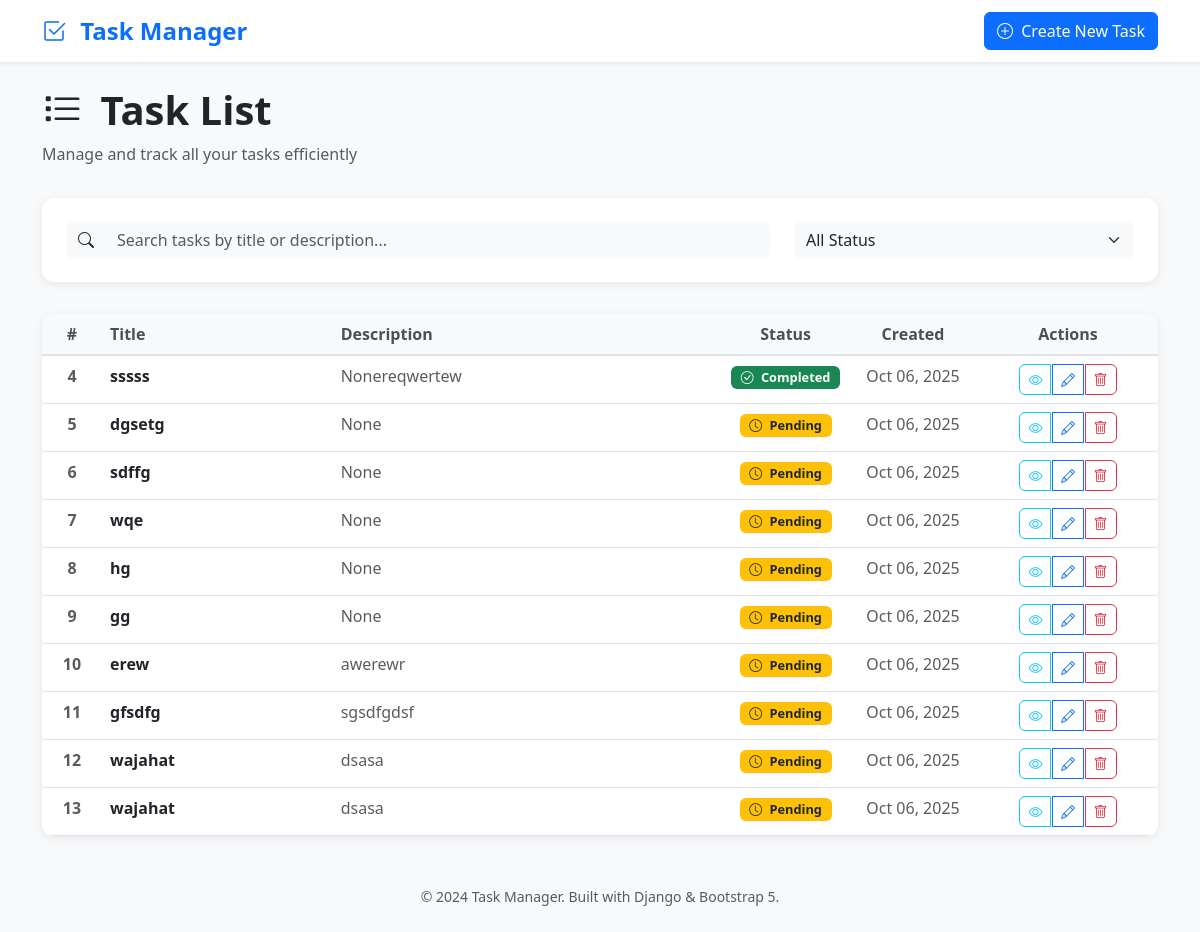
Before: / with the older database file.
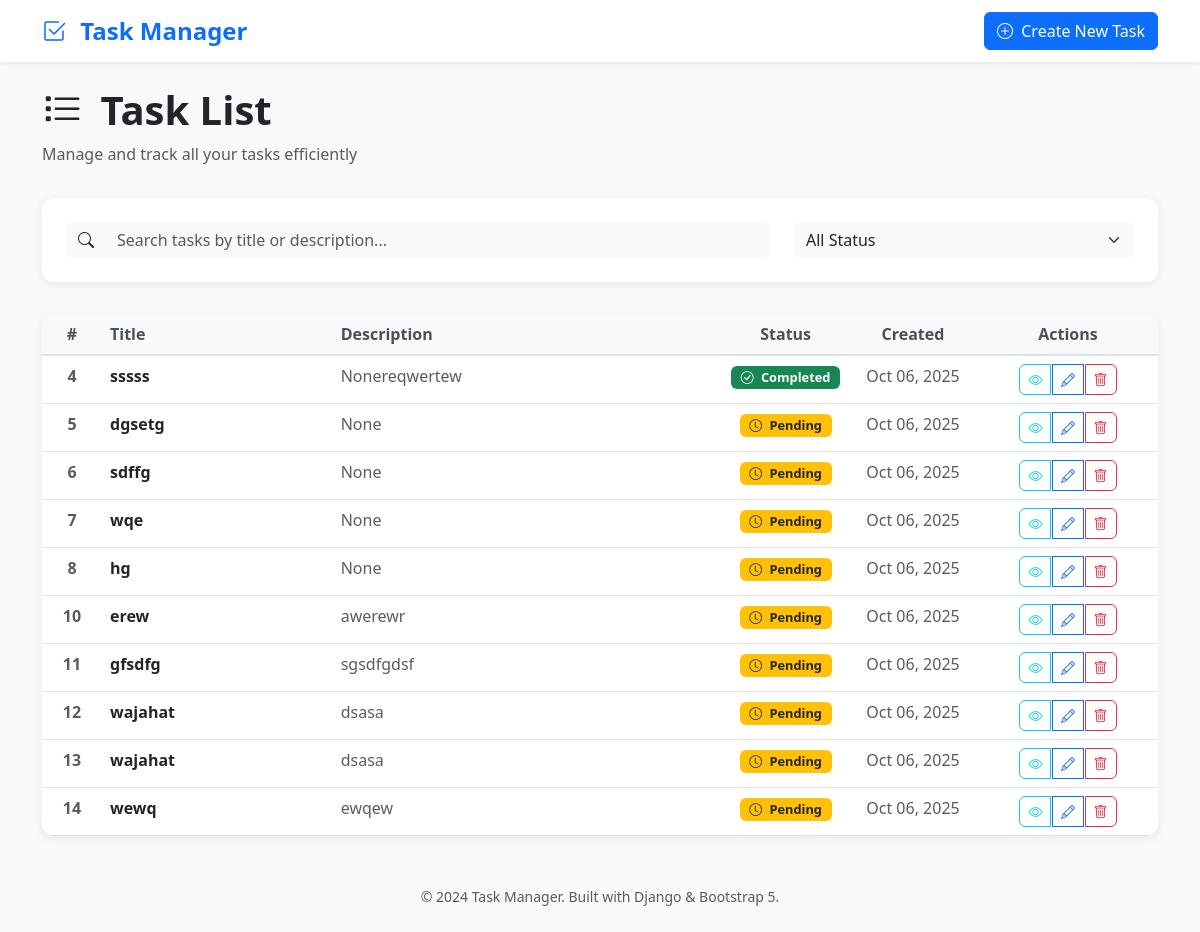
After: the same page with the newer database file.
### tasks/models.py (models this page shows, shortened)
class Task(models.Model):
    title = models.CharField(max_length=122)
    description = models.TextField(default=True, null=True)
    completed = models.BooleanField(default=False)
    created_at = models.DateTimeField(auto_now_add=True)

### tasks/views.py (the view)
# urls.py: path('', views.task_list, name='task_list'),
def task_list(request):
    tasks = Task.objects.all()
    return render(request, 'tasks/task_list.html', {'tasks': tasks})

### tasks/templates/tasks/task_list.html (shortened to what this page needs)
<!DOCTYPE html>
<html lang="en">
<head>
    <link href="https://cdn.jsdelivr.net/npm/bootstrap@5.3.0/dist/css/bootstrap.min.css" rel="stylesheet">
    <link href="https://cdn.jsdelivr.net/npm/bootstrap-icons@1.10.0/font/bootstrap-icons.css" rel="stylesheet">
</head>
<body>
    <nav class="navbar navbar-expand-lg navbar-light bg-white shadow-sm">
        <div class="container">
            <a class="navbar-brand text-primary" href="#">
                <i class="bi bi-check2-square me-2"></i>
                Task Manager
            </a>
            <div class="navbar-nav ms-auto">
                <a href="{% url 'task_create' %}" class="btn btn-primary">
                    <i class="bi bi-plus-circle me-1"></i>
                    Create New Task
                </a>
            </div>
        </div>
    </nav>
    <div class="container mt-4">
        <div class="page-header">
            <h1 class="display-6 fw-bold text-dark">
                <i class="bi bi-list-task me-2"></i>
                Task List
            </h1>
            <p class="text-muted">Manage and track all your tasks efficiently</p>
        </div>
        <div class="search-container">
            <div class="row">
                <div class="col-lg-8 col-md-12">
                    <div class="input-group">
                        <span class="input-group-text bg-light border-0">
                            <i class="bi bi-search"></i>
                        </span>
                        <input type="text" class="form-control border-0 bg-light"
                               placeholder="Search tasks by title or description..."
                               id="taskSearch">
                    </div>
                </div>
                <div class="col-lg-4 col-md-12 mt-2 mt-lg-0">
                    <select class="form-select bg-light border-0" id="statusFilter">
                        <option value="">All Status</option>
                    </select>
                </div>
            </div>
        </div>
        <div class="task-table">
            <div class="table-container">
                <table class="table table-hover mb-0" id="tasksTable">
                    <thead>
                        <tr>
                            <th scope="col" class="text-center" style="width: 60px;">#</th>
                            <th scope="col">Title</th>
                            <th scope="col" class="d-none d-md-table-cell">Description</th>
                            <th scope="col" class="text-center" style="width: 120px;">Status</th>
                            <th scope="col" class="d-none d-lg-table-cell text-center" style="width: 130px;">Created</th>
                            <th scope="col" class="text-center" style="width: 180px;">Actions</th>
                        </tr>
                    </thead>
                    <tbody>
                        {% for task in tasks %}
                        <tr>
                            <td class="text-center fw-bold text-muted">{{ task.id }}</td>
                            <td>
                                <div class="fw-semibold text-dark">{{ task.title }}</div>
                            </td>
                            <td class="d-none d-md-table-cell text-muted">
                                {{ task.description|truncatechars:80 }}
                            </td>
                            <td class="text-center">
                                {% if task.completed %}
                                    <span class="badge bg-success status-badge">
                                        <i class="bi bi-check-circle me-1"></i>
                                        Completed
                                    </span>
                                {% else %}
                                    <span class="badge bg-warning text-dark status-badge">
                                        <i class="bi bi-clock me-1"></i>
                                        Pending
                                    </span>
                                {% endif %}
                            </td>
                            <td class="d-none d-lg-table-cell text-center text-muted">
                                {% if task.created_at %}
                                    {{ task.created_at|date:"M d, Y" }}
                                {% else %}
                                    --
                                {% endif %}
                            </td>
                            <td class="text-center">
                                <div class="btn-group" role="group">
                                    <a href="#" class="btn btn-outline-info btn-action"
                                       title="View Task" data-bs-toggle="tooltip">
                                        <i class="bi bi-eye"></i>
                                    </a>
                                    <a href="{% url 'task_update' task.id %}"
                                       class="btn btn-outline-primary btn-action"
                                       title="Edit Task" data-bs-toggle="tooltip">
                                        <i class="bi bi-pencil"></i>
                                    </a>
                                    <a href="{% url 'task_delete' task.id %}"
                                       class="btn btn-outline-danger btn-action"
                                       title="Delete Task" data-bs-toggle="tooltip">
                                        <i class="bi bi-trash"></i>
                                    </a>
                                </div>
                            </td>
                        </tr>
                        {% endfor %}
                    </tbody>
                </table>
            </div>
        </div>
        <footer class="text-center text-muted mt-5 mb-4">
            <small>&copy; 2024 Task Manager. Built with Django & Bootstrap 5.</small>
        </footer>
    </div>
</body>
</html>

### tasks/templates/tasks/task_list.html (style rules this page uses)
body { background-color: #f8f9fa; font-family: 'Segoe UI', Tahoma, Geneva, Verdana, sans-serif; }
.navbar-brand { font-weight: 600; font-size: 1.5rem; }
.task-table { background: white; border-radius: 12px; box-shadow: 0 2px 10px rgba(0,0,0,0.08); overflow: hidden; }
.table thead th { background-color: #f8f9fa; border-bottom: 2px solid #dee2e6; font-weight: 600; color: #495057; }
.btn-action { padding: 0.25rem 0.5rem; margin: 0 0.1rem; font-size: 0.875rem; }
.status-badge { font-size: 0.8rem; padding: 0.3rem 0.6rem; }
.search-container { background: white; border-radius: 12px; box-shadow: 0 2px 10px rgba(0,0,0,0.08); padding: 1.5rem; margin-bottom: 2rem; }
.page-header { margin-bottom: 2rem; }
.table-container { overflow-x: auto; }

Changed rows visible on the page:
removed Task: id "9", title "gg", description "None", completed False (drawn), created_at "Oct 06, 2025"
added Task: id "14", title "wewq", description "ewqew", completed False (drawn), created_at "Oct 06, 2025"
